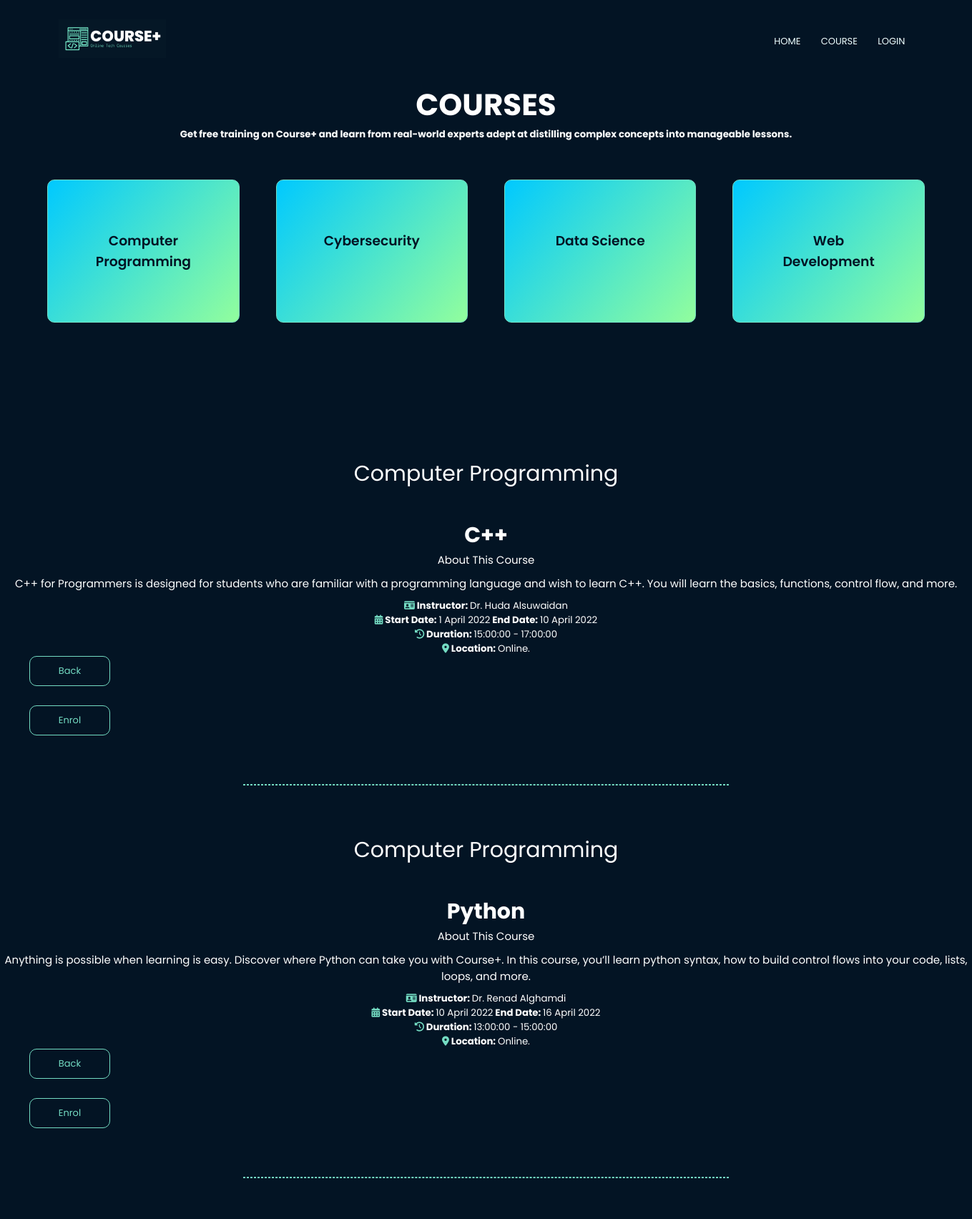
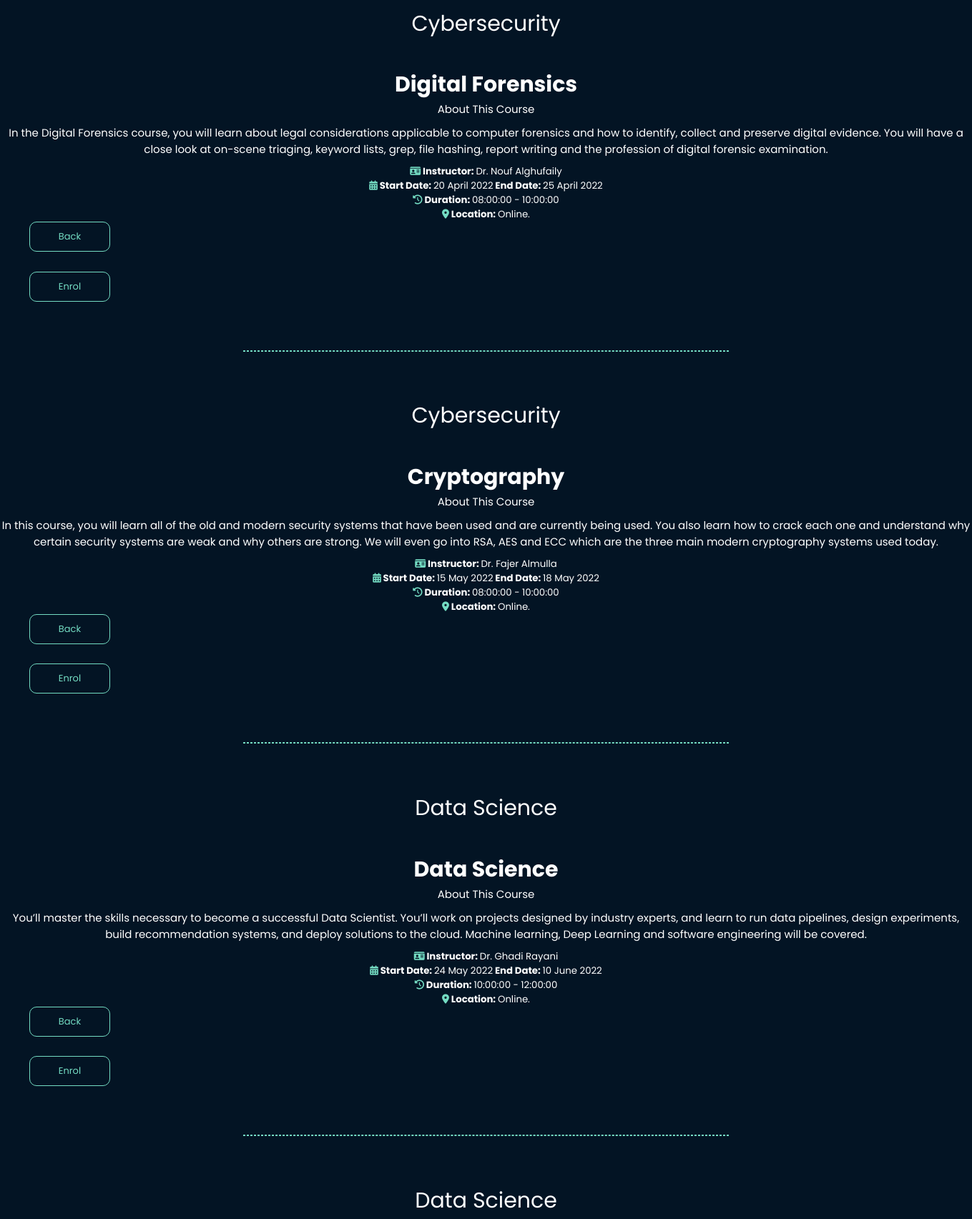
Screenshot of /Courses.php (upper part) with the database file from the repository (2 pictures, top to bottom).
### tables this page shows
CREATE TABLE `courses` (
  `id` int(11) NOT NULL,
  `course` varchar(255) NOT NULL,
  `instructor` varchar(255) NOT NULL,
  `startDate` varchar(255) NOT NULL,
  `endDate` varchar(255) NOT NULL,
  `startTime` time NOT NULL,
  `endTime` time NOT NULL,
  `description` varchar(1500) NOT NULL,
  `feild` varchar(255) NOT NULL
);

### courses.php (the view, shortened to what this page needs)
<?php include('inc/header.php'); ?>
<?php require('config/db.php');?>
<?php
$sql = $conn->prepare("SELECT * FROM courses ");
$sql->execute();
$result = $sql->get_result();
?>
<head>
    <link rel="stylesheet" href="/COURSE+/css/first_page.css">
</head>
<body class="course-header">
       <div class="courses-text-box" >
    <h1>COURSES</h1>
    <h5 class:heading>Get free training on Course+ and learn from real-world experts adept at distilling complex concepts into manageable lessons. </h5>
</div>
   <section>
  <div class="row">
         <div class="course-col">
         <h3>Computer Programming</h3>
    </div>
        <div class="course-col">
         <h3>Cybersecurity</h3>
    </div>
        <div class="course-col">
         <h3>Data Science</h3>
    </div>
       <div class="course-col">
         <h3>Web Development</h3>
    </div>
</div>
 </section>
    <div>
</div>
<section class="cs" id="cs">
<?php
        while($rows=$result->fetch_assoc())
         {
?>
<form action='enrolment.php'  method='POST'>
   <h1 class=interest><?php echo $rows['feild']; ?> </h1>
   <h1 class=coursename ><?php echo $rows['course']; ?></h1>
   <h4>About This Course<br></h4>
   <p><?php echo $rows['description']; ?></p>
   <h5> <i class="fa fa-id-card "style="color: #74dcc3;" ></i> Instructor: <span class="notbold"><?php echo $rows['instructor']; ?></span> </h5>
   <h5><i class="fa-solid fa-calendar-days" style="color: #74dcc3;"></i> Start Date: <span class="notbold"><?php echo $rows['startDate']; ?></span> End Date: <span class="notbold"> <?php echo $rows['endDate']; ?></span></h5>
   <h5> <i class="fa-solid fa-clock-rotate-left" style="color: #74dcc3;"></i>  Duration:  <span class="notbold"><?php echo $rows['startTime']; ?> - <?php echo $rows['endTime']; ?> </span> </h5>
   <h5> <i class="fa-solid fa-location-dot" style="color:#74dcc3;"></i>  Location: <span class="notbold">Online.</span> </h5>
   <a href="courses.php" class="backbtn" id="back"> Back</a>
   <button type="submit" class="backbtn" name="enrol" onclick="window.location.href = 'enrolment.php'">Enrol </button>
</form>
   <hr class=line; style="border: 1px dashed #74dcc3; width: 50%; margin: auto; margin-top: 5%; margin-bottom: 5%;" >
  <?php } ?>
</section>
</body>
</html>

### first_page.css (style rules this page uses)
* { margin: 0; padding: 0; box-sizing: border-box; font-family: 'Poppins', sans-serif; }
:root { --color-primary-gardient: linear-gradient(130deg, #00C9FF 0%, #92FE9D 100%); --box-shadow: 10px 10px var(--color-primary);; --box-shadow-gardient: 10px 10px var(--color-primary-gardient);; }
.course-header { min-height: 100vh; width: 100%; background-color: rgb(3,20,36); background-position: center; background-size: cover; position: relative; }
.courses-text-box { width: 100%; color: white; margin-top: 0%; margin-bottom: 100%; position: absolute; text-align: center; }
.courses-text-box h1 { font-size: 42px; }
.row { margin-top: 10%; display: flex; justify-content: space-between; margin-right: 3%; margin-left: 3%; }
.course-col { flex-basis: 31%; border: 1px solid #74dcc3; border-radius: 10px; margin-bottom: 5%; padding: 70px 50px; box-sizing: border-box; margin-right: 2%; margin-left: 2%; transition: 0.5s; color: #fff; -moz-box-shadow: 0px 8px 8px #000; width: 200px; -webkit-box-shadow: 0px 8px 8px #000; width: 200px; box-shadow: none; width: 300px; background: linear-gradient(130deg, #00C9FF 0%, #92FE9D 100%); transition: all 300ms; }
h3 { text-align: center; font-weight: 600; color: rgb(3,20,36); }
p { text-align: center; margin: 10px 0; color: white; }
.cs { min-height: 100vh; width: 100%; background-position: center; background-size: cover; position: relative; color: white; text-align: center; padding-top: 100px; padding-bottom: 100px; }
.notbold { font-weight: normal; }
.coursename { margin-top: 3%; font-size: 30px; }
.interest { font-weight: normal; font-size: 30px; }
h4 { font-weight: normal; font-size: 15px; }
p { font-size: 15px; }
.backbtn { display: inline-flex; position: left; text-decoration: none; color: #74dcc3; border: 1px solid #74dcc3; padding: 10px 40px; font-size: 13px; background: transparent; border-radius: 10px; cursor: pointer; margin-right: 100%; margin-left: 3%; }
#back { margin-bottom: 2%; }

### rows the page displays
courses: feild "Computer Programming", course "C++", description "C++ for Programmers is designed for students who are familiar with a programming language and wish to learn C++. You will learn the basics, functions, control flow, and more.", instructor "Dr. Huda Alsuwaidan", startDate "1 April 2022", endDate "10 April 2022", startTime "15:00:00", endTime "17:00:00"
courses: feild "Computer Programming", course "Python", description "Anything is possible when learning is easy. Discover where Python can take you with Course+. In this course, you’ll learn python syntax, how to build control flows into your code, lists, loops, and more.", instructor "Dr. Renad Alghamdi", startDate "10 April 2022", endDate "16 April 2022", startTime "13:00:00", endTime "15:00:00"
courses: feild "Cybersecurity", course "Digital Forensics", description "In the Digital Forensics course, you will learn about legal considerations applicable to computer forensics and how to identify, collect and preserve digital evidence. You will have a close look at on-scene triaging, keyword lists, grep, file hashing, report writing and the profession of digital forensic examination.", instructor "Dr. Nouf Alghufaily", startDate "20 April 2022", endDate "25 April 2022", startTime "08:00:00", endTime "10:00:00"
courses: feild "Cybersecurity", course "Cryptography", description "In this course, you will learn all of the old and modern security systems that have been used and are currently being used. You also learn how to crack each one and understand why certain security systems are weak and why others are strong. We will even go into RSA, AES and ECC which are the three main modern cryptography systems used today.", instructor "Dr. Fajer Almulla", startDate "15 May 2022", endDate "18 May 2022", startTime "08:00:00", endTime "10:00:00"
courses: feild "Data Science", course "Data Science", description "You’ll master the skills necessary to become a successful Data Scientist. You’ll work on projects designed by industry experts, and learn to run data pipelines, design experiments, build recommendation systems, and deploy solutions to the cloud. Machine learning, Deep Learning and software engineering will be covered.", instructor "Dr. Ghadi Rayani", startDate "24 May 2022", endDate "10 June 2022", startTime "10:00:00", endTime "12:00:00"
courses: feild "Data Science"
